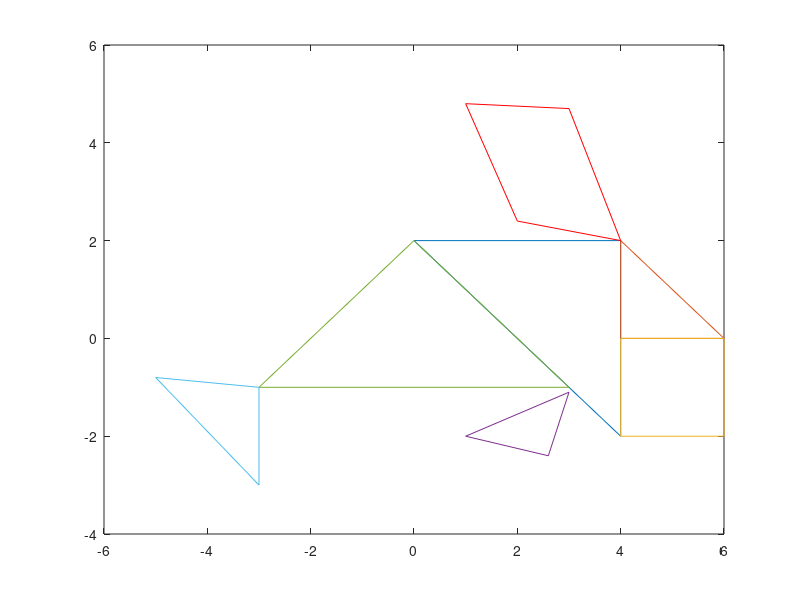

MATLAB code to generate this figure:
clf
x=[0 4 4 0];
y=[2 2 -2 2];

x1=[4 4 6 4];
y1=[0 2 0 0];

x2=[4 6 6 4 4];
y2=[0 0 -2 -2 0];

x3=[3 1 2.6 3];
y3=[-1.1 -2 -2.4 -1.1];

x4=[3 0 -3 3];
y4=[-1 2 -1 -1];

x5=[-3 -5 -3 -3];
y5=[-1 -0.8 -3 -1];

x6=[4 2 1 3 4];
y6=[2 2.4 4.8 4.7 2];

plot(x,y,x1,y1,x2,y2,x3,y3,x4,y4,x5,y5,x6,y6,'r');
axis ("auto","normal");
